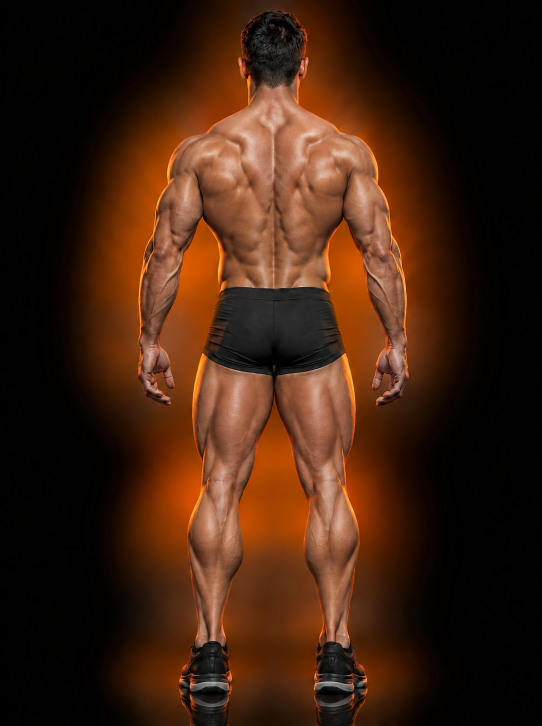
#> input picture assets/images/muscle-map/athlete-back-v7.png, 1084 x 1451 px (shown at 1/2 size)
$ python -i trace_back_v7.py   (imports and definitions only)   (older library calls are emulated)
#> lines starting #> are read from the running program, lines starting #| are printed output that depends on the picture
#> further down, picture is the input picture: shape (1451, 1084, 3); mean B, G, R 15.7, 33.1, 63.2
#!/usr/bin/env python3
"""
Traces the back-view highlight shapes from athlete-back-v7.png itself, using the hand-placed regions in
athlete-back-v7-regions.svg only as guides for *which* muscle sits *where*.

  1. Body silhouette: skin and shorts are far less saturated than the orange glow, so every shape is clipped
     to the real body outline (nothing spills past a leg or arm edge).
  2. Each guide's core (its inner part) seeds a marker; skin far from every guide seeds "no muscle". A
     watershed over a groove map (dark seams + edge strength) then floods the markers, so the border between
     two neighbouring muscles lands on the real groove in the artwork, not on a hand-drawn curve.
  3. Each traced shape may only move BAND px away from its guide, keeping the guide's anatomy.
  4. Group outlines (all of "back", all hamstrings) are traced as one merged shape, so a group highlight has a
     single border instead of one border per part.

Writes src/screens/runtime/backMuscleContours.ts (same exports as build_back_regions.py) and a review image.
Dev-only. Needs numpy, scipy, scikit-image and opencv-python-headless:
    .venv/bin/python scripts/muscle-map/trace_back_v7.py
"""
import json
import os
import re
import cv2
import numpy as np
from scipy import ndimage as ndi
from skimage.segmentation import watershed

HERE = os.path.dirname(os.path.abspath(__file__))
ROOT = os.path.abspath(os.path.join(HERE, '..', '..'))
IMAGE = os.path.join(ROOT, 'assets/images/muscle-map/athlete-back-v7.png')
GUIDES = os.path.join(ROOT, 'assets/images/muscle-map/athlete-back-v7-regions.svg')
OUT = os.path.join(ROOT, 'src/screens/runtime/backMuscleContours.ts')
REVIEW = os.path.join(HERE, 'review', 'back-v7-traced.png')

BAND = 16         # px a traced edge may move from its guide
CORE = 0.45       # fraction of a guide's inner depth used as its sure-inside seed
INSET = 2.0       # px kept between a shape and the body outline
BLEND = 0.65      # weight of the image-snapped edge vs the guide curve
SMOOTH = 3.0      # px smoothing of each traced shape
PART_GAP = 1.0    # px pulled in from neighbouring parts so the real groove shows between them
GROUP_CLOSE = 31  # px gap bridged when merging a group's parts into one outline
HIT_GROW = 12     # px a touch target extends beyond its shape
UP = 4            # vectorisation supersampling
GROUPS = {'back': 'Back', 'hamstrings': 'Hamstrings'}


# --- SVG guides --------------------------------------------------------------------------------------------

# [52 lines left out: functions flatten, read_guides, silhouette, not called in this run]


def groove_cost(im):
    g = cv2.cvtColor(im, cv2.COLOR_BGR2GRAY)
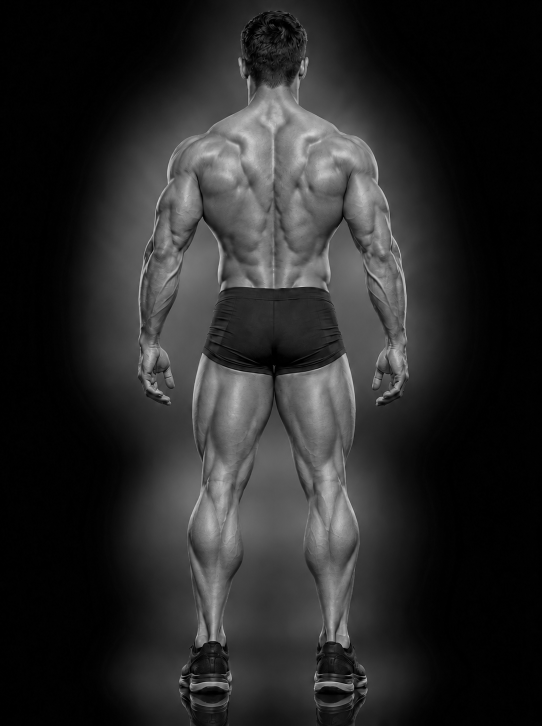
#> g: shape (1451, 1084) (shown at 1/2 size); min 0, max 216, mean 40.1
    g = cv2.createCLAHE(clipLimit=2.5, tileGridSize=(8, 8)).apply(g).astype(np.float32)
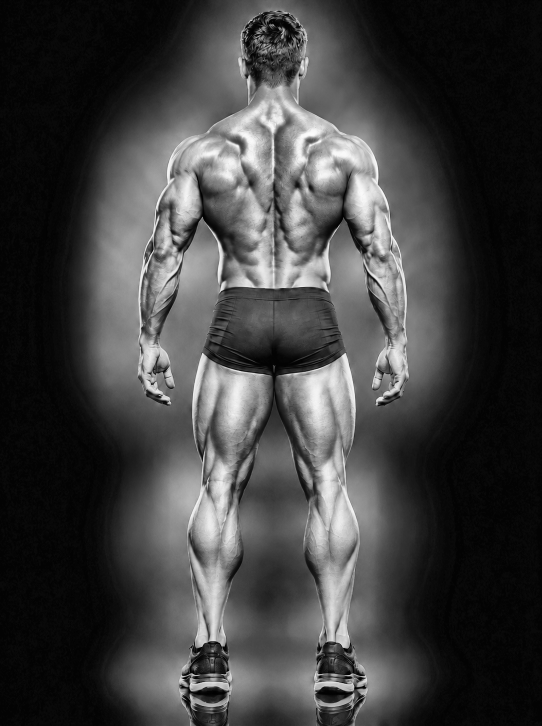
#> g: shape (1451, 1084) float32 (shown at 1/2 size); min 0, max 252, mean 63.7
    dark = cv2.morphologyEx(cv2.GaussianBlur(g, (0, 0), 2.2), cv2.MORPH_BLACKHAT,
                            cv2.getStructuringElement(cv2.MORPH_ELLIPSE, (17, 17)))
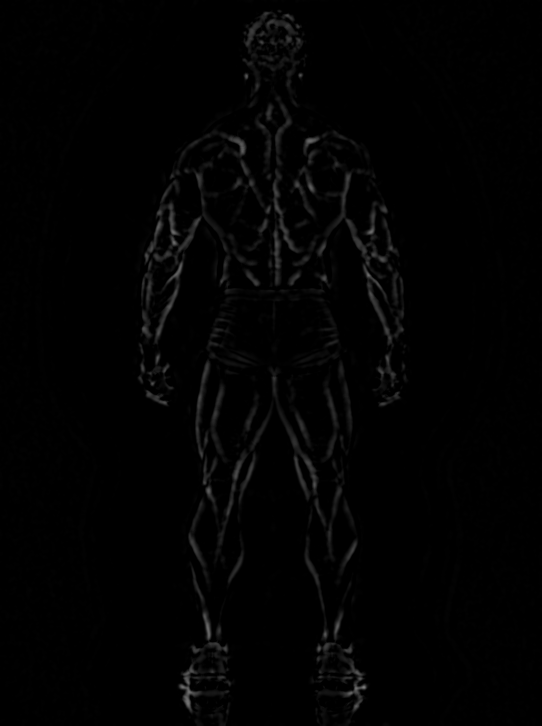
#> dark: shape (1451, 1084) float32 (shown at 1/2 size); min 0, max 126.8, mean 2.6
    soft = cv2.GaussianBlur(g, (0, 0), 3.0)
    edge = np.hypot(cv2.Sobel(soft, cv2.CV_32F, 1, 0), cv2.Sobel(soft, cv2.CV_32F, 0, 1))
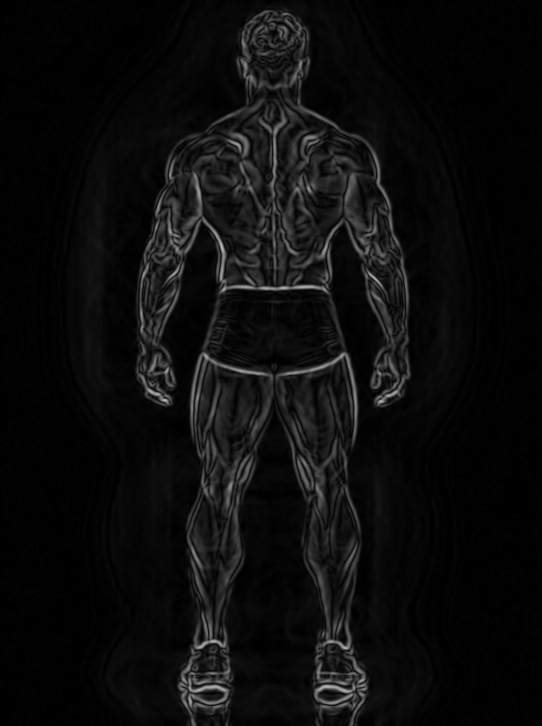
#> edge: shape (1451, 1084) float32 (shown at 1/2 size); min 0, max 191.8, mean 12.7
    norm = lambda a: np.clip(a / np.percentile(a, 99), 0, 1)
    return 0.6 * norm(dark) + 0.4 * norm(edge)
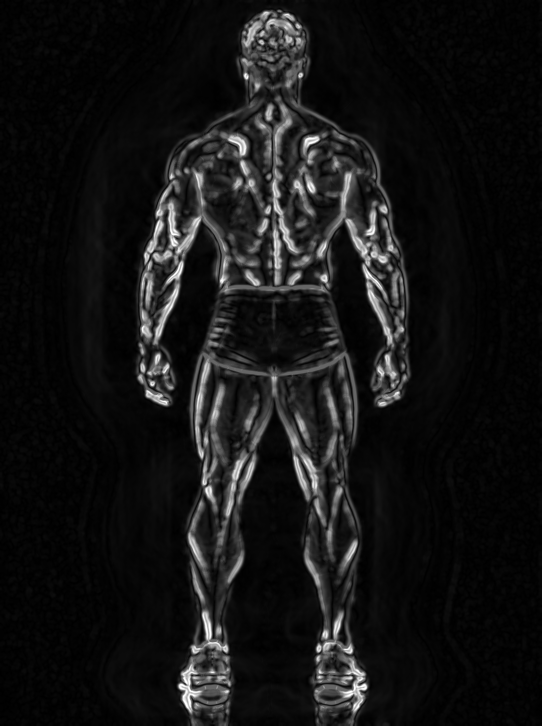
#> returned value: shape (1451, 1084) float32 (shown at 1/2 size); min 0, max 1, mean 0.0819


# [124 lines left out: functions tidy, to_path, main, not called in this run]


# [2 lines not run here, left out]

>>> import cv2
>>> picture = cv2.imread('../../assets/images/muscle-map/athlete-back-v7.png')
>>> result = groove_cost(picture)
